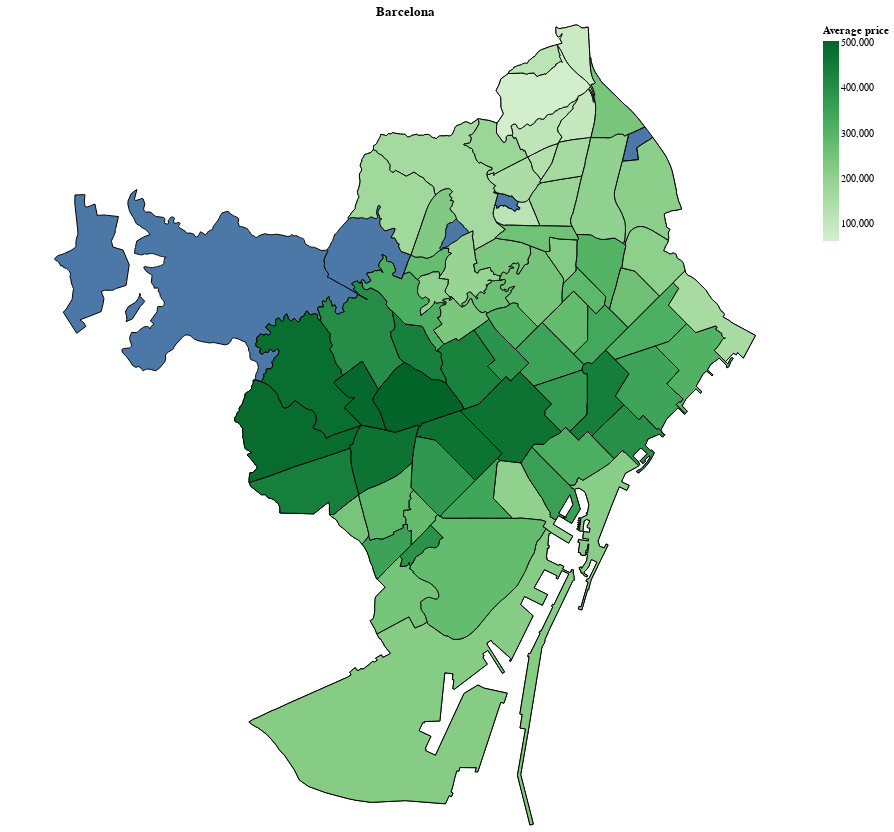

Write notebook code for a chart like this one.
### Code cell
bcn_map = gen_map(geodata=choro_data, color_column='properties.price', title=f'Barcelona', tooltip=['properties.n_barri:O', 'properties.price_currency:O'], color_scheme='greens')
bcn_map
   # return toronto_map
